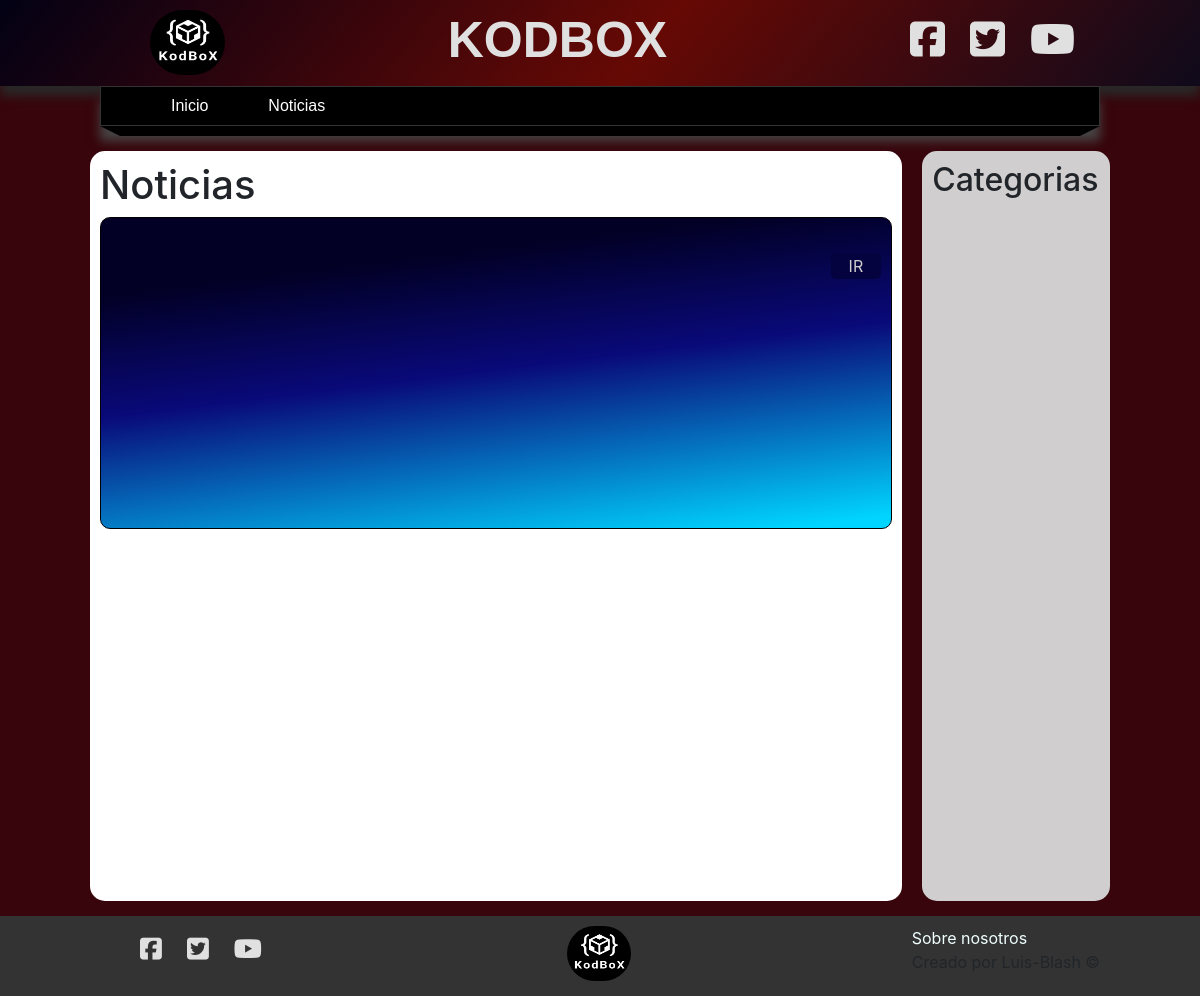
Before: /noticias/ with the older database file.
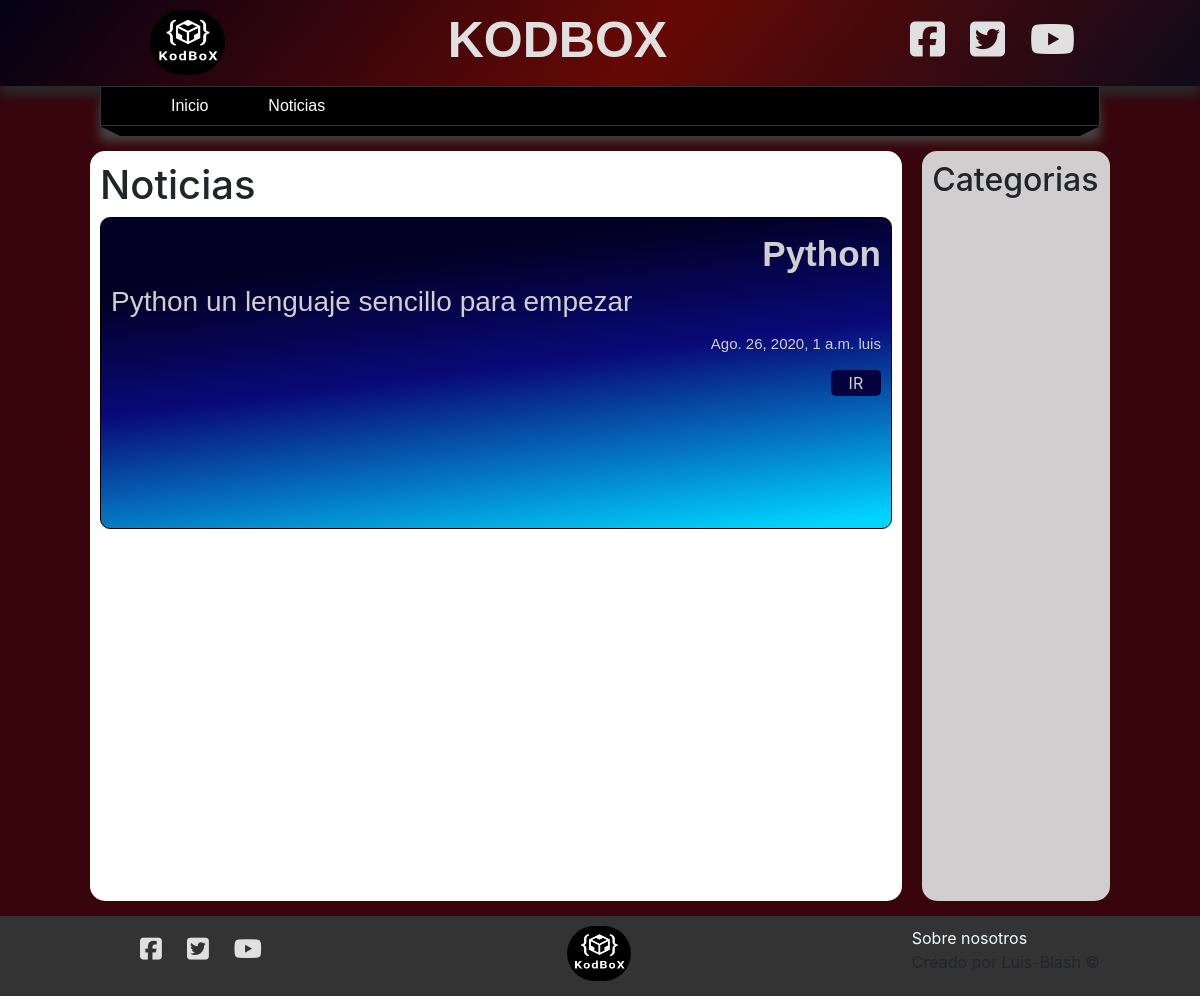
After: the same page with the newer database file.
### blog/models.py (models this page shows, shortened)
class Noticias(models.Model):
    titulo = models.CharField(max_length=150, verbose_name="Titulo")
    subtitulo = models.CharField(max_length=250, verbose_name="Sub titulo")
    contenido = RichTextField(verbose_name="Contenido")
    imagen = models.ImageField(default="null",verbose_name="Imagen", upload_to="noticias")
    publico = models.BooleanField(verbose_name="¿Publico?")
    usuario = models.ForeignKey(User, editable=False, verbose_name="Usuario", on_delete=models.CASCADE)
    categorias = models.ManyToManyField(Categoria, verbose_name="Categorias", blank=True)
    creado_el = models.DateTimeField(auto_now_add=True, verbose_name="Creado el")
    actualizado_el = models.DateTimeField(auto_now=True,verbose_name="Actualizado el")
    class Meta:
        verbose_name = "Noticia"
        verbose_name_plural = "Noticias"

### blog/views.py (the view)
# urls.py: path("noticias/", views.noticias, name="noticias"),
def noticias(request):
    noticias_secundarias =  Noticias.objects.filter(publico=True).order_by("-creado_el")[1:]
    noticia_principal = Noticias.objects.filter(publico=True).order_by("-creado_el").first()
    return render(request,"noticias/lista_noticias.html",{
        "title":"Noticias",
        "noticia_principal":noticia_principal,
        "noticias_secundarias":noticias_secundarias
    })

### blog/processor.py (called while the page is built)
def get_categorias(request):
    categorias_uso= Noticias.objects.filter(publico=True).values_list("categorias", flat=True)
    categorias = Categoria.objects.filter(id__in=categorias_uso).values_list("id","nombre")
    return {
        "categorias": categorias,
        "id": categorias_uso
    }

### blog/templates/noticias/lista_noticias.html (shortened to what this page needs)
{% extends 'layouts/layout.html'%}
{% block news %}
<h1>{{ title }}</h1>
{% include 'noticias/noticia-principal.html'%}
{% include 'noticias/noti-secundarias.html'%}
{% endblock %}

### blog/templates/noticias/noticia-principal.html (shortened to what this page needs)
<div class="noti-principal">
    <div>
        <div class="titulo">{{ noticia_principal.titulo }}</div>
        <div class="clearfix"></div>
        <div class="subtitulo">
            {{ noticia_principal.subtitulo }}
            <div class="fecha">
                {{ noticia_principal.creado_el }}
                {{ noticia_principal.usuario }}
            </div>
        </div>
        <div class="clearfix"></div>
        <div class="boton">
            <a href="{% url 'noticia' noticia_principal.id %}">IR</a>
        </div>
    </div>
</div>

Changed rows visible on the page:
added Noticias: titulo "Python", subtitulo "Python un lenguaje sencillo para empezar", creado_el "Ago. 26, 2020, 1 a.m.", usuario "luis"
